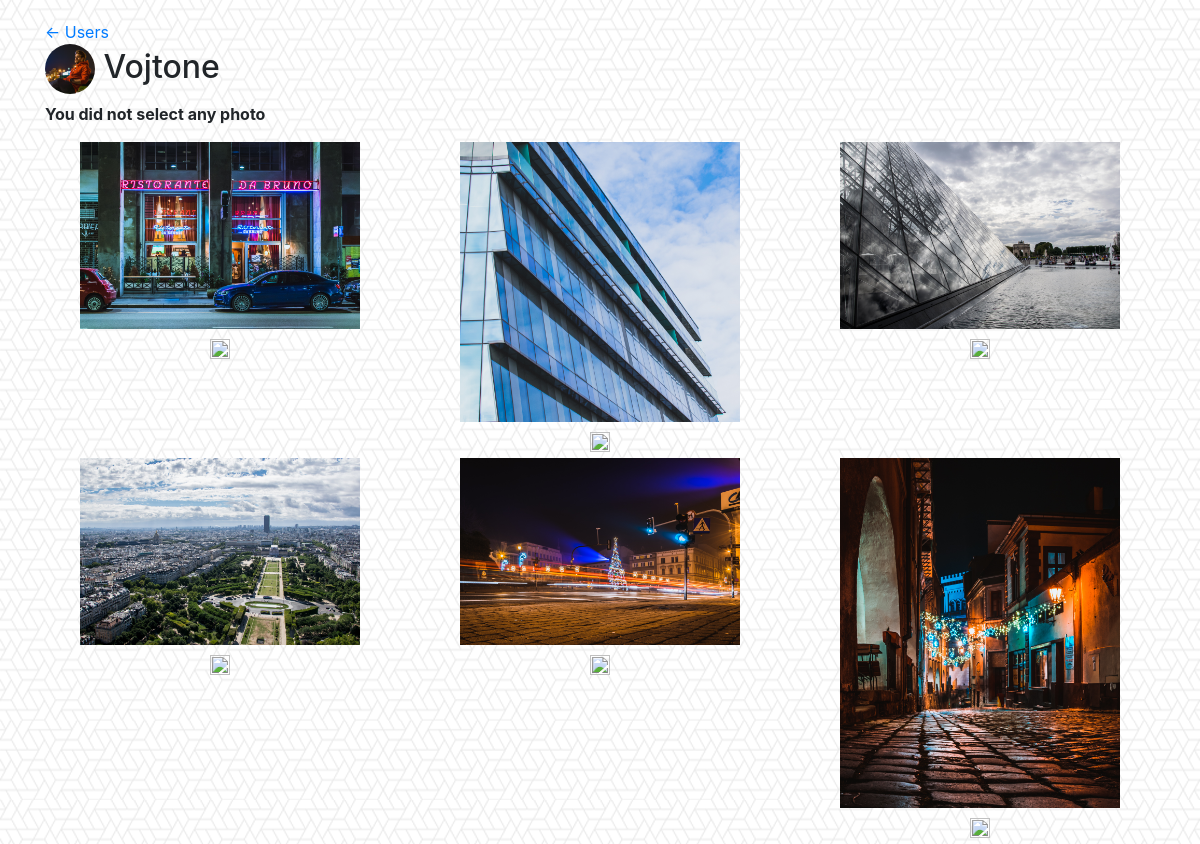
The page /Vojtone/liked/ on the database its author committed.
### gallery/models.py (models this page shows, shortened)
class User(models.Model):
    username = models.CharField(max_length=100)
    email = models.CharField(max_length=100)
    profile_photo = models.FileField()
    def __str__(self):
        return self.username

class Photo(models.Model):
    owner = models.ForeignKey(User, on_delete=models.CASCADE)
    photo = models.FileField()
    description = models.CharField(max_length=10000)
    liked = models.BooleanField(default=False)

### gallery/views.py (the view)
# urls.py: url(r'^(?P<user_username>[a-zA-Z0-9_.-]*)/liked/$', views.liked, name="liked"),
def liked(request, user_username):
    user = get_object_or_404(User, username=user_username)
    try:
        selected_photo = user.photo_set.get(id=request.POST['photo'])
    except (KeyError, Photo.DoesNotExist):
        return render(request, 'gallery/grid.html', {
            'user': user,
            'error_message': "You did not select any photo"
        })
    else:
        selected_photo.liked = not selected_photo.liked
        selected_photo.save()
        return render(request, 'gallery/grid.html', {'user': user})

### templates/gallery/grid.html (shortened to what this page needs)
{% extends 'gallery/base.html' %}
{% block container%}
    <a href="{% url 'gallery:index' %}"><- Users</a>
    <h2><img src="{{ user.profile_photo.url }}" width="50px" height="50px" style="border-radius: 50%">   {{ user }}</h2>
    {% if error_message %}
        <p><strong>{{ error_message }}</strong></p>
    {% endif %}
    {% if user.photo_set.count == 0 %}
        <p>No photos to show.</p>
    {% else %}
        <div class="row" style="display: flex; flex-wrap: wrap;">
            {% for photo in user.photo_set.all %}
                <div class="col-md-4 text-center">
                    <div class="thumbnail">
                        <a href="{% url 'gallery:detail' user.username photo.id %}">
                            <img src="{{ photo.photo.url }}" alt="No pic :(" width="80%">
                        </a>
                        <div class="caption" style="padding-top: 10px;">
                            <form action="{% url 'gallery:liked' user.username %}" method="post">
                                {% if photo.liked %}
                                    <input type="image" src="https://upload.wikimedia.org/wikipedia/commons/c/c8/Love_Heart_symbol.svg"
                                           name="photo"  value="{{ photo.id }}" width="20px" height="20px" >
                                {% else %}
                                    <input type="image" src="https://www.wpclipart.com/signs_symbol/love/hearts/Heart_icon_red_hollow.png"
                                           name="photo"  value="{{ photo.id }}" width="20px" height="20px" >
                                {% endif %}
                            </form>
                        </div>
                    </div>
                </div>
            {% endfor %}
        </div>
    {% endif %}
{% endblock %}

### gallery/static/gallery/style.css (style rules this page uses)
body { background: white url("images/background.png"); }

### rows shown on the page
User: profile_photo (picture), username "Vojtone"
Photo: photo (picture)
Photo: photo (picture)
Photo: photo (picture)
Photo: photo (picture)
Photo: photo (picture)
Photo: photo (picture)

### other values the page prints
{{ error_message }} "You did not select any photo"
